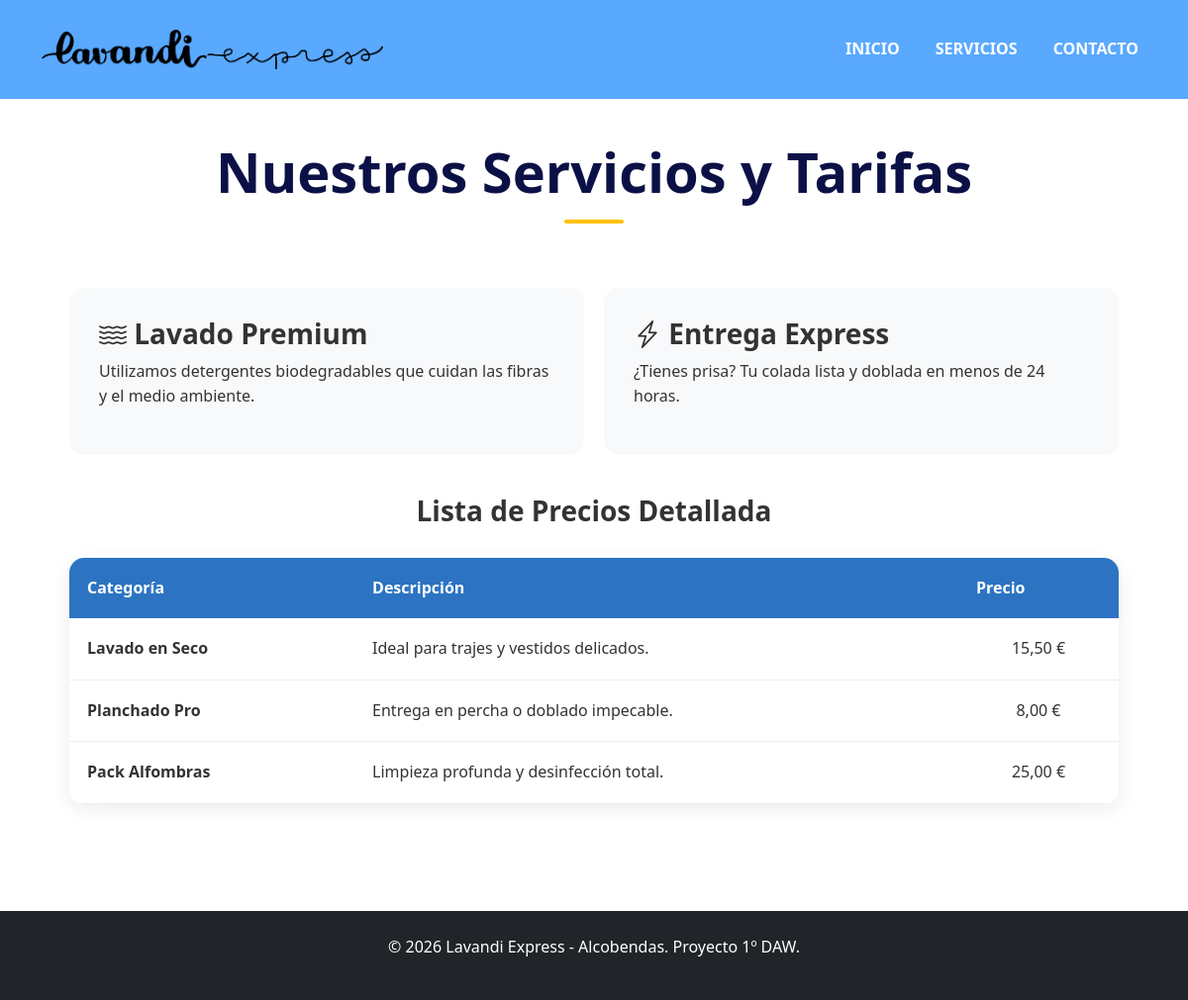
Page /servicios.php on the committed database.
### tables this page shows
CREATE TABLE `servicios` (
  `id` int(11) NOT NULL,
  `nombre` varchar(100) NOT NULL,
  `descripcion` text DEFAULT NULL,
  `precio` decimal(10,2) NOT NULL,
  `imagen` varchar(255) DEFAULT NULL,
  `activo` tinyint(1) DEFAULT 1
);

### servicios.php (the view)
<?php
include 'includes/header.php';
include 'includes/db.php';
$query = "SELECT * FROM servicios WHERE activo = 1";
$resultado = mysqli_query($conexion, $query);
?>
<main class="contenedor seccion-padding">
    <section class="centrar-texto" style="padding: 40px 0 10px 0;">
        <div style="padding: 0 10px;">
            <h1 class="titulo-gigante titulo-gradiente">Nuestros Servicios y Tarifas</h1>
        </div>
        <div class="linea-decorativa"></div>
    </section>
    <div class="fila-doble">
        <div class="caja-gris">
            <h3 class="negrita color-azul"><i class="bi bi-water"></i> Lavado Premium</h3>
            <p>Utilizamos detergentes biodegradables que cuidan las fibras y el medio ambiente.</p>
        </div>
        <div class="caja-gris">
            <h3 class="negrita color-azul"><i class="bi bi-lightning-charge"></i> Entrega Express</h3>
            <p>¿Tienes prisa? Tu colada lista y doblada en menos de 24 horas.</p>
        </div>
    </div>
    <h3 class="centrar-texto negrita color-azul mb-4">Lista de Precios Detallada</h3>
    <div class="borde-tabla">
        <table class="tabla-estilo-lavandi">
            <thead>
                <tr>
                    <th>Categoría</th>
                    <th>Descripción</th>
                    <th class="centrar-texto">Precio</th>
                </tr>
            </thead>
            <tbody>
                <?php
                if(mysqli_num_rows($resultado) > 0):
                    while($row = mysqli_fetch_assoc($resultado)):
                ?>
                    <tr>
                        <td class="negrita"><?php echo $row['nombre']; ?></td>
                        <td><?php echo $row['descripcion']; ?></td>
                        <td class="centrar-texto"><?php echo number_format($row['precio'], 2, ',', '.'); ?> €</td>
                    </tr>
                <?php
                    endwhile;
                else:
                ?>
                    <tr>
                        <td colspan="3" class="centrar-texto">No hay servicios disponibles actualmente.</td>
                    </tr>
                <?php endif; ?>
            </tbody>
        </table>
    </div>
</main>
<?php include 'includes/footer.php'; ?>

### includes/header.php (shortened to what this page needs)
<!DOCTYPE html>
<html lang="es">
<head>
    <link href="https://cdn.jsdelivr.net/npm/bootstrap@5.3.0/dist/css/bootstrap.min.css" rel="stylesheet">
    <link rel="stylesheet" href="https://cdn.jsdelivr.net/npm/bootstrap-icons@1.11.3/font/bootstrap-icons.min.css">
    <link rel="stylesheet" href="css/style.css">
</head>
<body>
    <nav class="navbar navbar-expand-lg navbar-dark bg-primary" style="background-color: #59a9ff !important;">
        <div class="container">
            <a class="navbar-brand fw-bold" href="index.php">
                <img src="img/hero-lavanderia.png" alt="Logo Lavadi Express" style="height: 40px; width: auto; object-fit: contain;">
            </a>
            <div class="collapse navbar-collapse" id="navbarNav">
                <div class="navbar-nav ms-auto"> <a class="nav-link" href="index.php">INICIO</a>
                    <a class="nav-link" href="servicios.php">SERVICIOS</a>
                    <a class="nav-link" href="contactos.php">CONTACTO</a>
                </div>
            </div>
        </div>
    </nav>

### includes/footer.php (shortened to what this page needs)
<footer class="bg-dark text-white text-center py-4 mt-5">
        <p>© 2026 Lavandi Express - Alcobendas. Proyecto 1º DAW.</p>
    </footer>
</body>
</html>

### css/style.css (style rules this page uses)
:root { --azul-lavandi: #2c74c2; --azul-oscuro: #0b1146; --amarillo-lavandi: #ffc107; --fondo-gris: #f8f9fa; --blanco: #ffffff; }
body { display: flex; flex-direction: column; min-height: 93vh; margin: 0; }
main, .flex-grow-1 { flex: 1 0 auto; }
footer { flex-shrink: 0; }
body { font-family: 'Segoe UI', Arial, sans-serif; margin: 0; color: #333; line-height: 1.6; background-color: var(--blanco); }
.contenedor-web, .contenedor { max-width: 1100px; margin: 0 auto; padding: 0 20px; }
.centrar-texto { text-align: center; }
.negrita { font-weight: bold; }
.navbar { min-height: 100px; }
.navbar-dark .navbar-nav .nav-link { color: var(--blanco) !important; font-weight: 700; margin-left: 20px; transition: color 0.3s ease; }
.fila-doble { display: flex; gap: 20px; margin: 40px 0; flex-wrap: wrap; }
.caja-gris { background: var(--fondo-gris); padding: 30px; border-radius: 15px; flex: 1; min-width: 280px; }
.borde-tabla { overflow-x: auto; border-radius: 15px; box-shadow: 0 5px 20px rgba(0,0,0,0.08); margin: 30px 0 60px; }
.tabla-estilo-lavandi { width: 100%; border-collapse: collapse; background: var(--blanco); }
.tabla-estilo-lavandi th { background: var(--azul-lavandi); color: var(--blanco); padding: 18px; text-align: left; }
.tabla-estilo-lavandi td { padding: 18px; border-bottom: 1px solid #eee; }
.titulo-gradiente { color: var(--azul-oscuro); font-weight: 800; font-size: 3.5rem; margin-bottom: 0; }
.linea-decorativa { width: 60px; height: 4px; background: var(--amarillo-lavandi); margin: 15px auto; border-radius: 10px; }

### rows in the picture
servicios: nombre "Lavado en Seco", descripcion "Ideal para trajes y vestidos delicados.", precio "15,50"
servicios: nombre "Planchado Pro", descripcion "Entrega en percha o doblado impecable.", precio "8,00"
servicios: nombre "Pack Alfombras", descripcion "Limpieza profunda y desinfección total.", precio "25,00"
